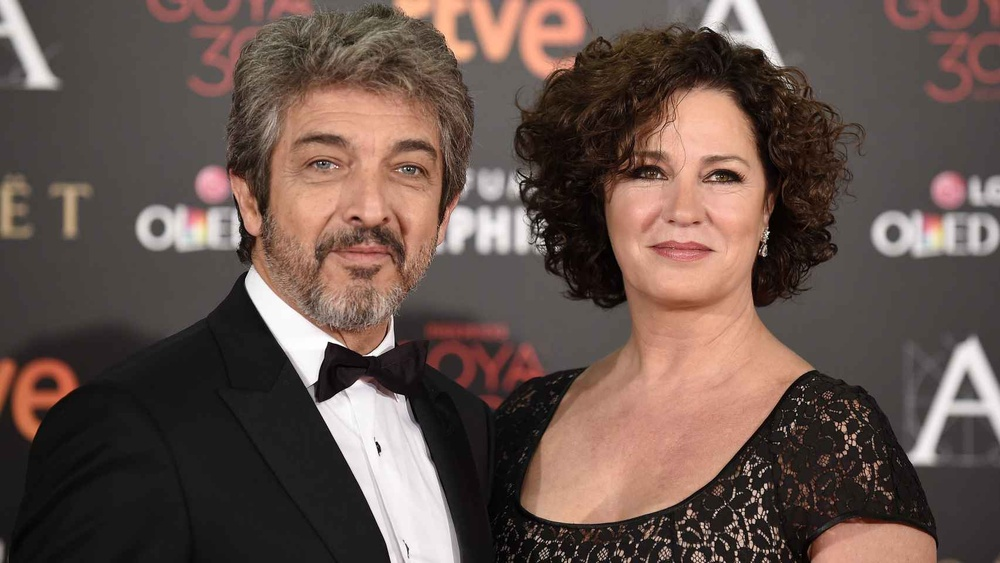
#> input picture img/compare_faces_2.jpg, 1000 x 563 px, shrunk from 1706 x 960 before the run
$ jupyter execute --allow-errors amazon-rekognition.ipynb
#> lines starting #> are read from the running program, lines starting #| are printed output that depends on the picture
## Amazon Rekognition

Amazon Rekognition es un servicio que permite añadir análisis de imágenes y de video fácilmente a nuestras aplicaciones. Los usuarios pueden consumirlo a través de la Amazon Rekognition API, enviar sus imágenes o videos, y recibir como respuesta la identificación de rostros, objetos, escenas, entre otros.

Amazon Rekognition está basado en la misma tecnología que emplea Amazon para el análisis de billones de imágenes y videos diariamente. No requiere experiencia previa en Machine Learning para poder utilizarse.

En este notebook iremos recorriendo las diferentes acciones que se pueden emplear para el análisis de imágenes.

1. [Compare Faces](#compare_faces)
2. [Detect Faces](#detect_faces)
3. [Detect Labels](#detect_labels)
4. [Detect Moderation Labels](#detect_moderation_labels)
5. [Detect Protective Equipment](#detect_protective_equipment)
6. [Detect Text](#detect_text)
7. [Recognize Celebrities](#recognize_celebrities)
8. [Index Faces y Search Faces by Image](#index_faces)

[cell 1]
import boto3
import sagemaker
import numpy as np
from matplotlib import pyplot as plt
import cv2
import json
from PIL import Image, ImageDraw, ExifTags, ImageColor, ImageFont
import io

#> (the rest of this cell did not finish here and is left out)

## 1. Compare Faces <a id='compare_faces'></a>
Compara un rostro en la imagen *fuente* con cada una de los 100 rostros más grandes encontrados en la imagen *objetivo*.

[cell 2]
img1 = cv2.imread('./img/compare_faces_1.jpg',1);

#> (a cell that did not finish here is left out)

#> (a cell that did not finish here is left out)

[cell 5]
with open('./img/compare_faces_2.jpg', 'rb') as document:
    imageBytes2 = bytearray(document.read())

#> (a cell that did not finish here is left out)

#> (a cell that did not finish here is left out)

[cell 8]
img2 = cv2.imread('./img/compare_faces_2.jpg',1);
#> img2 is the input picture: shape (563, 1000, 3); mean B, G, R 76.9, 83.9, 102.7
img_color_size = img2.shape
#> img_color_size = (563, 1000, 3)
font = cv2.FONT_HERSHEY_SIMPLEX

#> (the rest of this cell did not finish here and is left out)

## 1. Detect Faces <a id='detect_faces'></a>
Detecta los 100 rostros más grandes en una imagen. Por cada uno de los rostros, la operación regresa detalles del rostro. Estos detalles incluyen una bounding box del rostro, un valor de confianza (de que la bounding box contiene un rostro) y un set de atributos como presencia de barba, lentes de sol, etc.

[cell 9]
img1 = cv2.imread('./img/detect_faces_1.jpg',1);
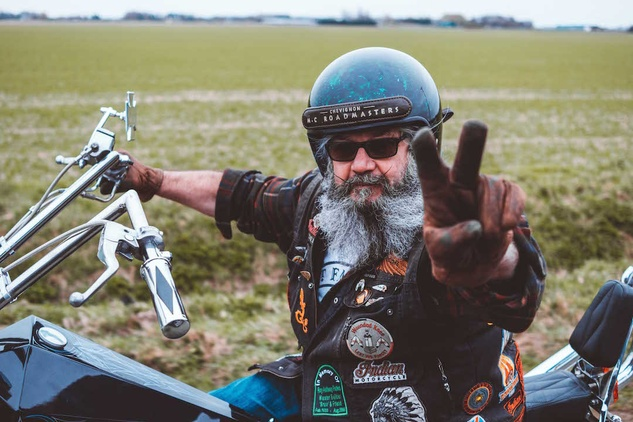
#> input picture img/detect_faces_1.jpg, 633 x 422 px, shrunk from 1080 x 720 before the run
#> img1 is the input picture: shape (422, 633, 3); mean B, G, R 113.5, 126.8, 128
imgrgb = cv2.cvtColor(img1, cv2.COLOR_BGR2RGB)
plt.imshow(imgrgb);
plt.xticks([]),plt.yticks([])
plt.show();

[cell 10]
with open('./img/detect_faces_1.jpg', 'rb') as document:
    imageBytes1 = bytearray(document.read())

#> (a cell that did not finish here is left out)

[cell 12]
img = cv2.imread('./img/detect_faces_1.jpg',1);
img_color_size = img.shape
#> img_color_size = (422, 633, 3)
font = cv2.FONT_HERSHEY_SIMPLEX

#> (the rest of this cell did not finish here and is left out)

#> (a cell that did not finish here is left out)

## Detect Labels <a id='detect_labels'></a>
Detecta instancias de entidades del mundo real dentro de una imagen (JPEG o PNG) proporcionada como entrada. Esto incluye objetos como flores, árboles y mesas; eventos como bodas, graduaciones y fiestas de cumpleaños; y conceptos como paisaje, atardecer y naturaleza.

[cell 14]
with open('./img/detect_labels_1.jpg', 'rb') as document:
    imageBytes1 = bytearray(document.read())

#> (a cell that did not finish here is left out)

[cell 16]
img = cv2.imread('./img/detect_labels_1.jpg',1);
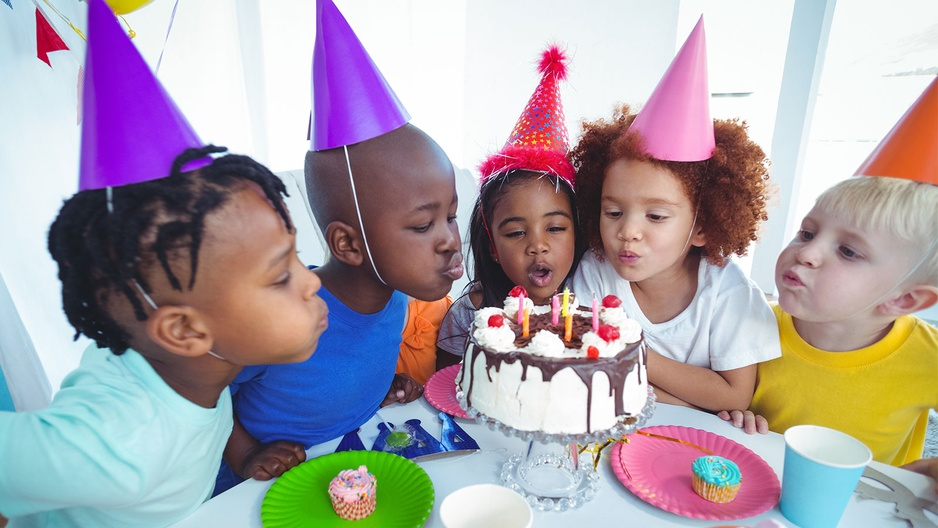
#> input picture img/detect_labels_1.jpg, 938 x 528 px, shrunk from 1600 x 900 before the run
#> img is the input picture: shape (528, 938, 3); mean B, G, R 167.7, 160.8, 170.8
img_color_size = img.shape
#> img_color_size = (528, 938, 3)
font = cv2.FONT_HERSHEY_SIMPLEX

#> (the rest of this cell did not finish here and is left out)

#> (a cell that did not finish here is left out)

## Detect Moderation Labels <a id='detect_moderation_labels'></a>
Detecta contenido inseguro en imágenes JPEG o PNG. Esta operación puede utilizarse acorde a los requerimientos. Por ejemplo, es posible que se desee filtrar imágenes que contengan desnudos, pero no imágenes que tengan contenido sugerente.

[cell 18]
image = Image.open('./img/detect_moderation_labels_1.jpg')
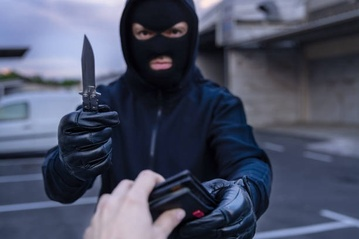
#> input picture img/detect_moderation_labels_1.jpg, 359 x 239 px, shrunk from 612 x 408 before the run
#> image is the input picture: PIL image 359x239 RGB; mean R, G, B 73.3, 78.8, 99.6
imageBytes1 = io.BytesIO()
image.save(imageBytes1, format='PNG')
imageBytes1 = imageBytes1.getvalue()
